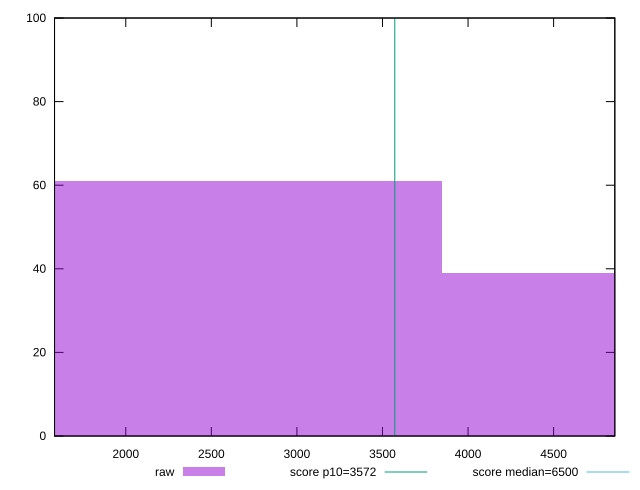

Write gnuplot code to recreate this figure.
reset

$raw <<EOF
5131.637826823935 39
2565.8189134119675 61
EOF

set key outside below
set boxwidth 2565.8189134119675
set xrange [1583.7735000000002:4857.648000000001]
set yrange [0:100]
set trange [0:100]
set style fill transparent solid 0.5 noborder

set parametric
set terminal svg size 640, 490 enhanced background rgb 'white'
set output "report_00017_2021-02-10T15-08-03.406Z/first-cpu-idle/samples/pages+cached+noadtech+nomedia+nocss/raw/histogram.svg"

plot $raw title "raw" with boxes, \
     3572,t title "score p10=3572", \
     6500,t title "score median=6500"

reset
